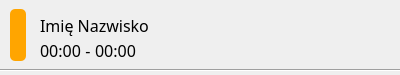
<?xml version="1.0" encoding="UTF-8"?>
<ui version="4.0">
 <class>BookingBlock</class>
 <widget class="QWidget" name="BookingBlock">
  <property name="geometry">
   <rect>
    <x>0</x>
    <y>0</y>
    <width>400</width>
    <height>75</height>
   </rect>
  </property>
  <property name="sizePolicy">
   <sizepolicy hsizetype="Expanding" vsizetype="Expanding">
    <horstretch>0</horstretch>
    <verstretch>0</verstretch>
   </sizepolicy>
  </property>
  <property name="minimumSize">
   <size>
    <width>210</width>
    <height>75</height>
   </size>
  </property>
  <property name="maximumSize">
   <size>
    <width>16777215</width>
    <height>16777215</height>
   </size>
  </property>
  <property name="windowTitle">
   <string>Form</string>
  </property>
  <property name="styleSheet">
   <string notr="true"/>
  </property>
  <widget class="QLabel" name="lblStatus">
   <property name="geometry">
    <rect>
     <x>10</x>
     <y>9</y>
     <width>16</width>
     <height>52</height>
    </rect>
   </property>
   <property name="styleSheet">
    <string notr="true">background-color: orange;
border-radius: 5px</string>
   </property>
   <property name="text">
    <string/>
   </property>
  </widget>
  <widget class="QLabel" name="lblName">
   <property name="geometry">
    <rect>
     <x>40</x>
     <y>15</y>
     <width>211</width>
     <height>21</height>
    </rect>
   </property>
   <property name="font">
    <font>
     <family>Calibri Light</family>
     <pointsize>12</pointsize>
     <weight>50</weight>
     <bold>false</bold>
    </font>
   </property>
   <property name="autoFillBackground">
    <bool>false</bool>
   </property>
   <property name="styleSheet">
    <string notr="true">/*color: rgb(255, 255, 255);*/</string>
   </property>
   <property name="text">
    <string>Imię Nazwisko</string>
   </property>
  </widget>
  <widget class="QLabel" name="lblBegin">
   <property name="geometry">
    <rect>
     <x>35</x>
     <y>40</y>
     <width>51</width>
     <height>21</height>
    </rect>
   </property>
   <property name="font">
    <font>
     <family>Calibri Light</family>
     <pointsize>12</pointsize>
     <weight>50</weight>
     <bold>false</bold>
    </font>
   </property>
   <property name="autoFillBackground">
    <bool>false</bool>
   </property>
   <property name="styleSheet">
    <string notr="true">/*color: rgb(255, 255, 255);*/</string>
   </property>
   <property name="text">
    <string>00:00</string>
   </property>
   <property name="alignment">
    <set>Qt::AlignCenter</set>
   </property>
  </widget>
  <widget class="QLabel" name="lblEnd">
   <property name="geometry">
    <rect>
     <x>90</x>
     <y>40</y>
     <width>51</width>
     <height>21</height>
    </rect>
   </property>
   <property name="font">
    <font>
     <family>Calibri Light</family>
     <pointsize>12</pointsize>
     <weight>50</weight>
     <bold>false</bold>
    </font>
   </property>
   <property name="autoFillBackground">
    <bool>false</bool>
   </property>
   <property name="styleSheet">
    <string notr="true">/*color: rgb(255, 255, 255);*/</string>
   </property>
   <property name="text">
    <string>00:00</string>
   </property>
   <property name="alignment">
    <set>Qt::AlignCenter</set>
   </property>
  </widget>
  <widget class="QLabel" name="lbl">
   <property name="geometry">
    <rect>
     <x>80</x>
     <y>40</y>
     <width>16</width>
     <height>21</height>
    </rect>
   </property>
   <property name="font">
    <font>
     <family>Calibri Light</family>
     <pointsize>12</pointsize>
     <weight>50</weight>
     <bold>false</bold>
    </font>
   </property>
   <property name="autoFillBackground">
    <bool>false</bool>
   </property>
   <property name="styleSheet">
    <string notr="true">/*color: rgb(255, 255, 255);*/</string>
   </property>
   <property name="text">
    <string>-</string>
   </property>
   <property name="alignment">
    <set>Qt::AlignCenter</set>
   </property>
  </widget>
  <widget class="Line" name="line">
   <property name="geometry">
    <rect>
     <x>0</x>
     <y>60</y>
     <width>401</width>
     <height>20</height>
    </rect>
   </property>
   <property name="styleSheet">
    <string notr="true"/>
   </property>
   <property name="orientation">
    <enum>Qt::Horizontal</enum>
   </property>
  </widget>
 </widget>
 <resources/>
 <connections/>
</ui>
